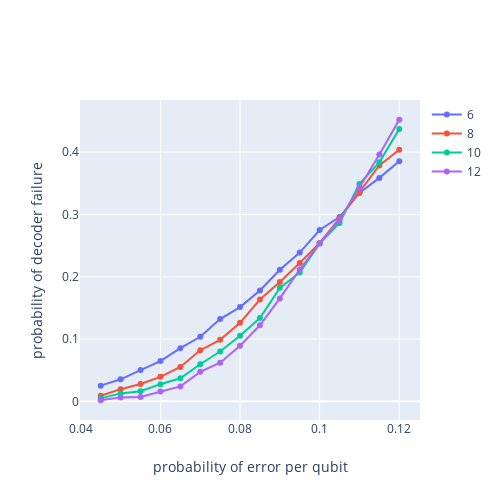

Notebook cell for this chart:
### Code cell
plot_plotly(x, y, [6, 8, 10, 12])
